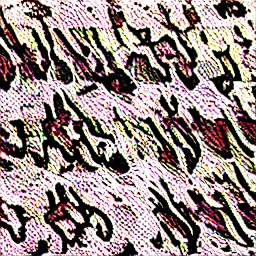
#> input picture expansion_1000/images_400_999/finetuned/430.png, 256 x 256 px, found by its file name; its folder holds 4 pictures in this run
$ python exp_customq.py
#> lines starting #> are read from the running program, lines starting #| are printed output that depends on the picture
"""Repair and re-run the three 'recompression with the embedder's own table' conditions of
Robustness.py that failed with a shape error (the inverse-DCT blocks were written back without
being re-assembled into an image). Only that bug is fixed; the protocol is unchanged:
payload = half of each fine-tuned cover's adaptive capacity, messages seed-reproducible."""
import os
for v in ("OMP_NUM_THREADS", "OPENBLAS_NUM_THREADS", "MKL_NUM_THREADS"):
    os.environ.setdefault(v, "1")
import io, sys, random, string, contextlib, importlib.util, concurrent.futures as cf
import numpy as np, pandas as pd, cv2
cv2.setNumThreads(1)
RES = r"F:\Results"
ALPHABET = string.ascii_letters + string.digits + " .,!?"
_D = _R = None

def _load(name, path):
    spec = importlib.util.spec_from_file_location(name, path); m = importlib.util.module_from_spec(spec); spec.loader.exec_module(m); return m

def _init():
    global _D, _R
    _D = _load("DCT_Adaptive", RES + r"\DCT_Adaptive.py"); _R = _load("Robustness", RES + r"\Robustness.py")

def custom_q_fixed(module, img_bgr, quality):
    scale = _R._ijg_scale(quality)
    Qs = np.clip(np.floor((module._Q_TABLE * scale + 50.0) / 100.0), 1, 255)
    Y, Cr, Cb = cv2.split(cv2.cvtColor(img_bgr, cv2.COLOR_BGR2YCrCb))
    blocks, h8, w8 = _R._blockify(Y)
    q = np.round(_R._dct2_batch(blocks - 128.0) / Qs) * Qs
    recon = np.clip(np.round(_R._idct2_batch(q) + 128.0), 0, 255)
    Y_out = Y.copy(); Y_out[:h8, :w8] = _R._deblockify(recon, h8, w8).astype(np.uint8)      # the fix
    return cv2.cvtColor(cv2.merge([Y_out, Cr, Cb]), cv2.COLOR_YCrCb2BGR)

def work(i):
    name = f"{i:03d}.png"; cover = cv2.imread(os.path.join(r"F:\scirep results\09_expansion_1000\corpus1000", "finetuned", name))
    with contextlib.redirect_stdout(io.StringIO()):
        cap = _D.get_capacity(cover)
    n_bytes = max(8, int(cap["payload_bits"] * 0.5) // 8)
    msg = "".join(random.Random(777000 + i).choice(ALPHABET) for _ in range(n_bytes))
    bits = [(b >> (7 - k)) & 1 for b in msg.encode() for k in range(8)]
    Y = cv2.split(cv2.cvtColor(cover, cv2.COLOR_BGR2YCrCb))[0]
    blocks, _, _ = _D._to_blocks(Y)
    with contextlib.redirect_stdout(io.StringIO()):
        K = _D._compute_K(blocks); stego = _D.embed(cover, msg)
    slot = _D._build_slot_order(K, *blocks.shape[:2])
    rows = []
    for label, fn in (("none", lambda s: s.copy()), ("customQ_QF90", lambda s: custom_q_fixed(_D, s, 90)),
                      ("customQ_QF70", lambda s: custom_q_fixed(_D, s, 70)), ("customQ_QF50", lambda s: custom_q_fixed(_D, s, 50))):
        d = fn(stego)
        hdr = _R.header_survives(_D, d)[0]
        ber = _R.bit_error_rate(bits, _R.read_payload_bits_at(_D, d, slot, len(bits)))
        try:
            with contextlib.redirect_stdout(io.StringIO()):
                ok = (_D.extract(d) == msg)
        except Exception:
            ok = False
        rows.append({"image": name, "condition": label, "K": K, "n_bits": len(bits), "header_intact": bool(hdr), "bit_accuracy": 1 - ber, "exact": bool(ok)})
    return rows

if __name__ == "__main__":
    rows = []
    with cf.ProcessPoolExecutor(max_workers=10, initializer=_init) as ex:
        for k, r in enumerate(ex.map(work, range(400, 1000))):
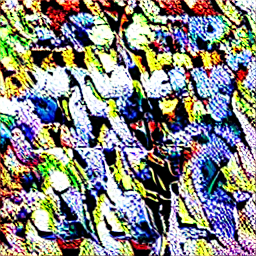
#> input picture expansion_1000/images_400_999/finetuned/437.png, 256 x 256 px, found by its file name
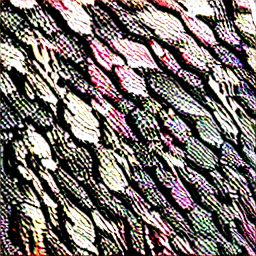
#> input picture expansion_1000/images_400_999/finetuned/440.png, 256 x 256 px, found by its file name
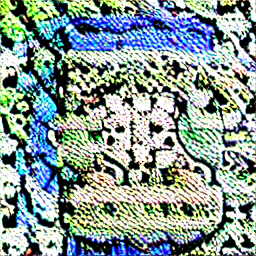
#> input picture expansion_1000/images_400_999/finetuned/461.png, 256 x 256 px, found by its file name
#> (the run stopped early here; a loop or call above may not have finished)
